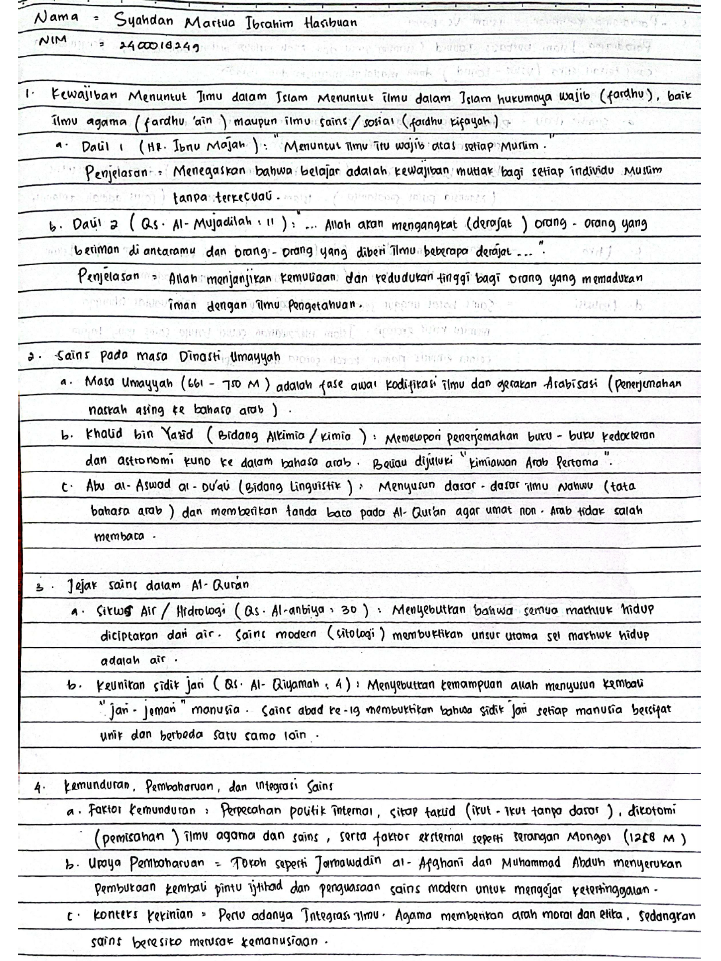
#> input picture materi_2.png, 721 x 961 px
$ jupyter execute --allow-errors segmentasi_baris.ipynb
#> lines starting #> are read from the running program, lines starting #| are printed output that depends on the picture; after the words box and inside, x2 and y2 are one past the last pixel; in counts of white or black regions, pixels touching at a corner belong together
# Segmentasi Baris Tulisan Tangan
Ekstrak baris tulisan tangan dari foto kertas bergaris.

[cell 1]
# ============================================================
# KONFIGURASI — edit bagian ini saja
# ============================================================
IMG_PATH   = "materi_2.png"      # path gambar input
OUTPUT_DIR = "dataset_asli"      # folder output

# Parameter (biasanya tidak perlu diubah)
MIN_INK     = 0.04   # sensitivitas deteksi baris (lebih kecil = lebih banyak baris)
PADDING     = 3      # pixel ekstra atas-bawah tiap crop
MIN_CC      = 2      # min. jumlah huruf per baris (filter garis kosong)
MIN_CC_AREA = 30     # min. ukuran huruf dalam pixel
# ============================================================

[cell 2]
import os
import cv2
import numpy as np
from scipy.ndimage import uniform_filter1d
from scipy.signal import find_peaks, savgol_filter
import matplotlib.pyplot as plt
from IPython.display import display
import ipywidgets as widgets

print('✅ Library siap')

[cell 3]
# ── Baca & tampilkan gambar input ──────────────────────────
img = cv2.imread(IMG_PATH)
#> img is the input picture: shape (961, 721, 3); mean B, G, R 224.4, 224.3, 223.9
if img is None:
    raise FileNotFoundError(f"❌ File '{IMG_PATH}' tidak ditemukan!")

H, W = img.shape[:2]
#> H = 961; W = 721
print(f'✅ Gambar: {W}x{H} px')
#| ✅ Gambar: 721x961 px

plt.figure(figsize=(8, 10))
#> (this line was passed over: IPython is not available in this run)
plt.imshow(cv2.cvtColor(img, cv2.COLOR_BGR2RGB))
#> (this line was passed over: IPython is not available in this run)
plt.title('Gambar Input')
#> (this line was passed over: IPython is not available in this run)
plt.axis('off')
#> (this line was passed over: IPython is not available in this run)
plt.tight_layout()
#> (this line was passed over: IPython is not available in this run)
plt.show()

[cell 4]
# ── Pre-processing ─────────────────────────────────────────
gray    = cv2.cvtColor(img, cv2.COLOR_BGR2GRAY)
blurred = cv2.GaussianBlur(gray, (3, 3), 0)
binary  = cv2.adaptiveThreshold(
    blurred, 255,
    cv2.ADAPTIVE_THRESH_GAUSSIAN_C,
    cv2.THRESH_BINARY_INV,
    31, 8
)
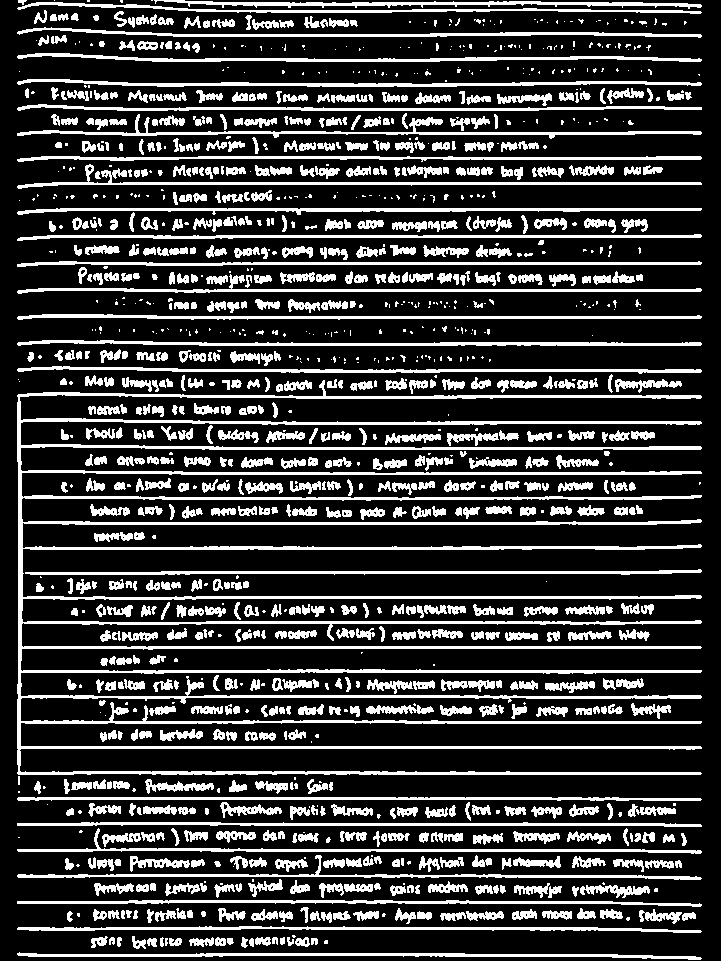
#> binary: shape (961, 721); 22.7% white; 1204 white regions (455 under 20 px), largest, box (x1, y1, x2, y2) and area: (17, 380, 702, 775) 33290, (17, 114, 702, 139) 2361, (17, 164, 702, 189) 2295

# Hapus garis horizontal kertas bergaris
kernel_line   = cv2.getStructuringElement(cv2.MORPH_RECT, (int(W * 0.65), 1))
horiz_lines   = cv2.morphologyEx(binary, cv2.MORPH_OPEN, kernel_line, iterations=1)
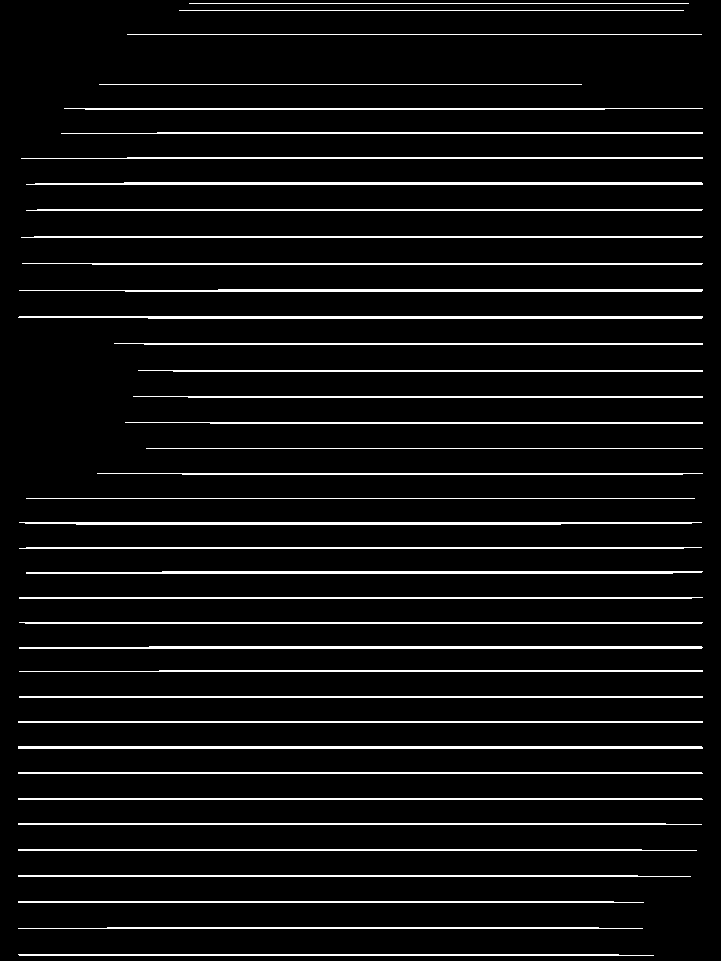
#> horiz_lines: shape (961, 721); 6.9% white in thin lines or dots
kernel_dv     = cv2.getStructuringElement(cv2.MORPH_RECT, (1, 3))
horiz_lines_d = cv2.dilate(horiz_lines, kernel_dv)
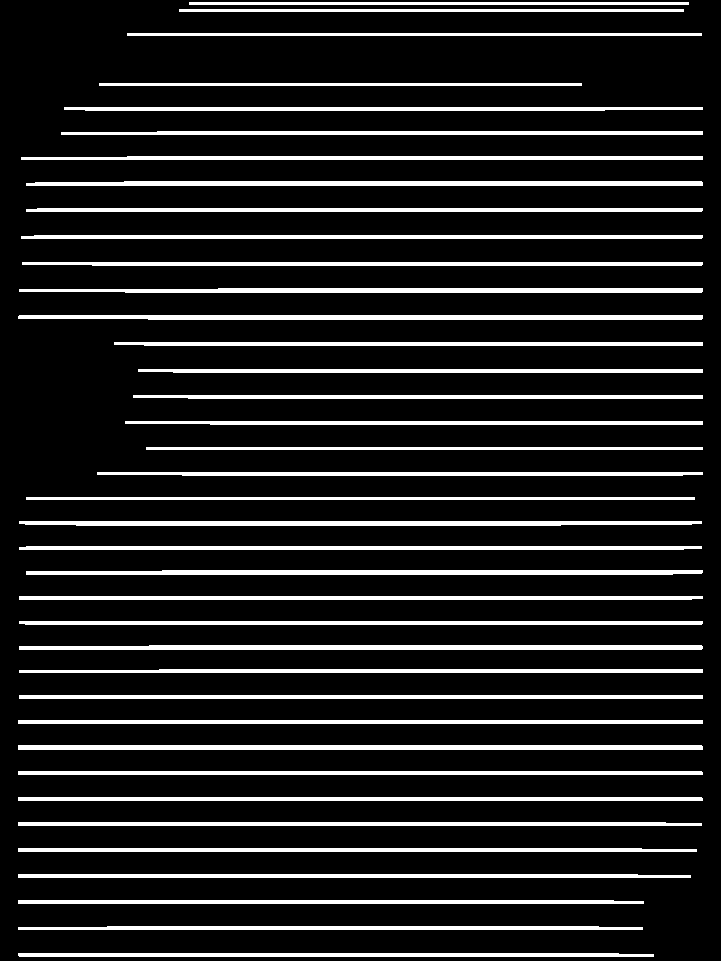
#> horiz_lines_d: shape (961, 721); 14% white; 38 white regions, largest, box (x1, y1, x2, y2) and area: (18, 745, 703, 750) 3424, (18, 315, 703, 320) 3293, (19, 645, 703, 650) 3288
binary_clean  = cv2.subtract(binary, horiz_lines_d)
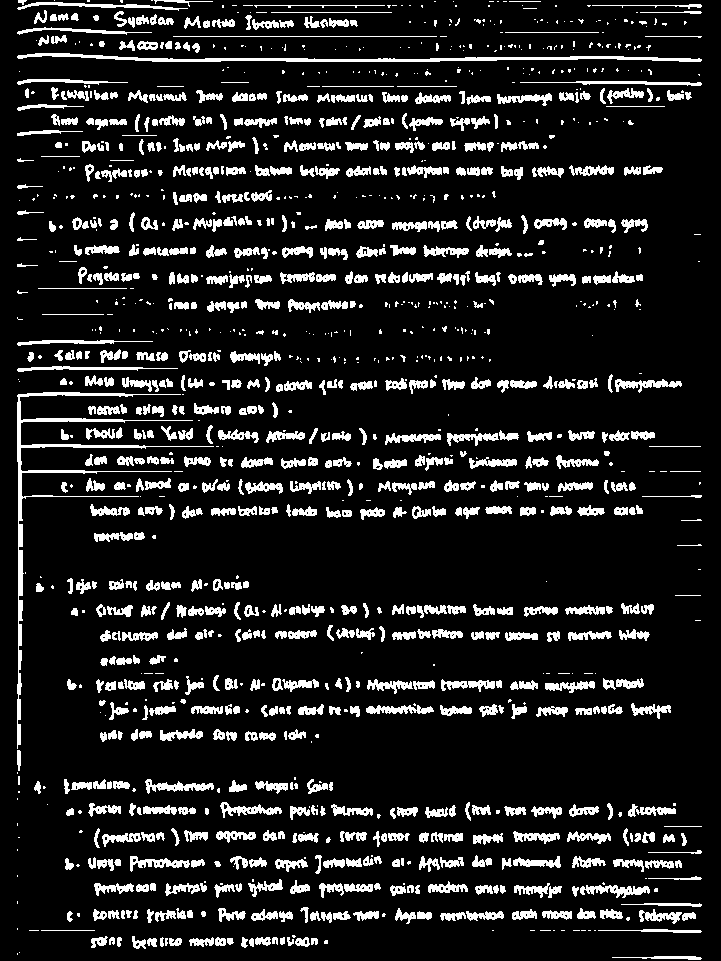
#> binary_clean: shape (961, 721); 12.4% white; 1333 white regions (547 under 20 px), largest, box (x1, y1, x2, y2) and area: (17, 392, 214, 749) 3106, (17, 53, 702, 62) 2244, (17, 2, 188, 11) 506

print('✅ Pre-processing selesai')

[cell 5]
# ── Proyeksi horizontal + deteksi puncak baris ────────────
row_sums   = np.sum(binary_clean, axis=1) / 255.0
#> row_sums = 961 values, max 548 at index 59, min 0 at index 62, mean 89.4
row_smooth = uniform_filter1d(row_sums.astype(float), size=3)
#> row_smooth = 961 values, max 473 at index 59, min 0 at index 63, mean 89.4
row_savgol = savgol_filter(row_smooth, window_length=7, polyorder=2)
#> row_savgol = 961 values, max 442.1 at index 59, min -9.49 at index 64, mean 89.41
row_savgol = np.clip(row_savgol, 0, None)
#> row_savgol = 961 values, max 442.1 at index 59, min 0 at index 64, mean 89.46
row_norm   = row_savgol / row_savgol.max()
#> row_norm = 961 values, max 1 at index 59, min 0 at index 64, mean 0.202

peaks, _ = find_peaks(row_norm, height=MIN_INK, distance=10, prominence=MIN_INK)
#> peaks = 48 values from 5 to 957
lh = int(np.median(np.diff(peaks))) if len(peaks) >= 2 else 20
#> lh = 17
print(f'📏 Estimasi tinggi baris: {lh}px | Puncak terdeteksi: {len(peaks)}')
#| 📏 Estimasi tinggi baris: 17px | Puncak terdeteksi: 48

# Plot proyeksi
#> (the rest of this cell did not finish here and is left out)

[cell 6]
# ── Segmentasi & filter ────────────────────────────────────
separators = [0]
for i in range(len(peaks) - 1):
    seg        = row_norm[peaks[i]: peaks[i + 1]]
    valley_abs = peaks[i] + int(np.argmin(seg))
    separators.append(valley_abs)
#> this loop made 47 passes
#> valley_abs on passes 1 to 12: 9, 28, 40, 51, 64, 77, 89, 111, 139, 163, 182, 206
#> after the loop, separators = 48 values from 0 to 950
separators.append(H - 1)

segments = []
for i in range(len(separators) - 1):
    y1, y2  = separators[i], separators[i + 1]
    seg_ink = row_sums[y1: y2 + 1]
    nonzero = np.where(seg_ink > 2)[0]
    if len(nonzero) == 0:
        continue
    ty1 = max(0,   y1 + nonzero[0]  - PADDING)
    ty2 = min(H-1, y1 + nonzero[-1] + PADDING)
    if (ty2 - ty1) < 5:
        continue
    # Filter connected component
    crop_bin   = binary_clean[ty1: ty2 + 1, :]
    num_labels, _, stats, _ = cv2.connectedComponentsWithStats(crop_bin, connectivity=8)
    big_cc = sum(1 for j in range(1, num_labels) if stats[j, cv2.CC_STAT_AREA] >= MIN_CC_AREA)
    if big_cc >= MIN_CC:
        segments.append((ty1, ty2))
#> this loop made 48 passes
#> (y1, y2, ty1, ty2, num_labels, big_cc) on passes 2, 8, 9, 10, 11, 12, 13, 14, 15, 21, 25, 27: (9, 28, 6, 31, 79, 24), (89, 111, 86, 113, 50, 36), (111, 139, 111, 142, 90, 28), (139, 163, 136, 164, 50, 27), (163, 182, 161, 184, 48, 33), (182, 206, 182, 207, 51, 8), (206, 235, 208, 237, 46, 29), (235, 261, 235, 264, 41, 20), (261, 296, 258, 296, 50, 34), (373, 391, 370, 394, 47, 33), (424, 442, 421, 445, 33, 24), (450, 475, 447, 478, 43, 26)
#> (y1, y2, seg_ink, nonzero, ty1, ty2, num_labels, big_cc) on passes 1, 3, 4, 5, 6: (0, 9, [49, 111, 48, 58, 111, 392, 141, 94, 59, 17], [0, 1, 2, 3, 4, 5, 6, 7, 8, 9], 0, 12, 39, 7), (28, 40, [51, 71, 66, 68, 176, 31, 2, 4, 339, 18, 20, 22, 28], [0, 1, 2, 3, 4, 5, 7, 8, 9, 10, 11, 12], 25, 43, 58, 8), (40, 51, [28, 42, 66, 79, 95, 116, 132, 117, 76, 44, 19, 6], [0, 1, 2, 3, 4, 5, 6, 7, 8, 9, 10, 11], 37, 54, 67, 10), (51, 64, [6, 2, 35, 56, 85, 145, 259, 459, 548, 412, 245, 0, 0, 0], [0, 2, 3, 4, 5, 6, 7, 8, 9, 10], 48, 64, 36, 1), (64, 77, [0, 0, 0, 5, 12, 27, 34, 34, 33, 26, 19, 6, 1, 0], [3, 4, 5, 6, 7, 8, 9, 10, 11], 64, 78, 43, 0)
#> pass 2, `crop_bin   = binary_clean[ty1: ty2 + 1, :]`:
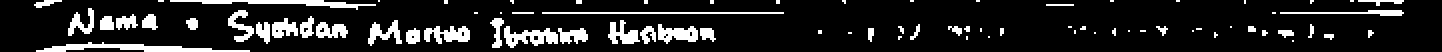
#> crop_bin: shape (26, 721) (shown 2 times larger); 13.2% white; 78 white regions (51 under 20 px), largest, box (x1, y1, x2, y2) and area: (18, 21, 125, 26) 241, (85, 0, 188, 5) 191, (252, 13, 279, 24) 156
#> after the loop, segments = 39 pairs, first value 0 to 932, second value 12 to 951

print(f'✅ {len(segments)} baris terdeteksi')
#| ✅ 39 baris terdeteksi

[cell 7]
# ── Preview semua hasil crop ───────────────────────────────
n = len(segments)
#> n = 39
#> (the rest of this cell did not finish here and is left out)

[cell 8]
# ── Simpan semua crop ──────────────────────────────────────
os.makedirs(OUTPUT_DIR, exist_ok=True)

for idx, (y1, y2) in enumerate(segments):
    crop     = img[y1: y2+1, :, :]
    filename = os.path.join(OUTPUT_DIR, f'{idx+1:03d}.png')
    cv2.imwrite(filename, crop)
#> this loop made 39 passes
#> (y1, y2) on passes 1 to 12: (0, 12), (6, 31), (25, 43), (37, 54), (76, 92), (86, 113), (111, 142), (136, 164), (161, 184), (182, 207), (208, 237), (235, 264)
#> pass 2, `crop     = img[y1: y2+1, :, :]`:
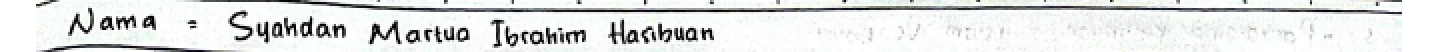
#> crop: shape (26, 721, 3) (shown 2 times larger); mean B, G, R 226, 226.8, 224.6

print(f'🎉 Selesai! {len(segments)} baris disimpan ke folder "{OUTPUT_DIR}/"')
#| 🎉 Selesai! 39 baris disimpan ke folder "dataset_asli/"
